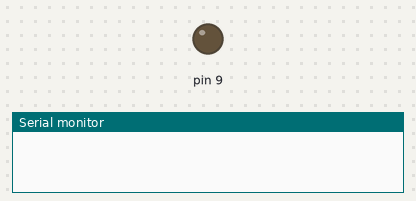
The sketch below on a simulated Arduino Uno, built with avr-gcc and run on an emulated ATmega328P. Parts: output pins drawn as LEDs (lit = HIGH), the last lines printed to the serial monitor.

Above: at 0.5 s.
At 2.5 s:
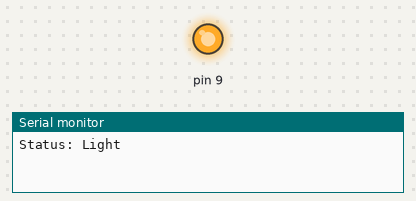
Timing chart, 0 to 5.2 s (numbered marks = the images above):
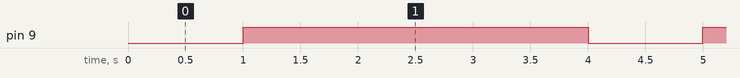

The sketch:

sketch_sep24a.ino
```cpp
// ประกาศตัวแปร lastHighTime และ lastLowTime เพื่อเก็บเวลาล่าสุดที่ไฟเป็นสถานะ HIGH และ LOW
unsigned long lastHighTime = 0;
unsigned long lastLowTime = 0;

// ฟังก์ชัน setup จะทำงานครั้งเดียวเมื่อเริ่มต้นโปรแกรม
void setup() {
  pinMode(9, OUTPUT); // ตั้งขา 9 ให้เป็น OUTPUT
  digitalWrite(9, LOW); // ตั้งขา 9 ให้เป็น LOW หรือปิดไฟ
  Serial.begin(9600); // เริ่มต้น Serial ที่ความเร็ว 9600 bps
}

// ฟังก์ชัน loop จะทำงานซ้ำ ๆ ตลอดเวลา
void loop() {
  unsigned long currentTime = millis(); // รับเวลาปัจจุบันในหน่วยมิลลิวินาที

  // ตรวจสอบสถานะปัจจุบันของขา 9 ว่าเป็น HIGH หรือไม่
  if (digitalRead(9) == HIGH) {
    // ถ้าเวลาปัจจุบัน - เวลาที่ไฟเป็นสถานะ HIGH ล่าสุด >= 3000 มิลลิวินาที
    if (currentTime - lastHighTime >= 3000) {
      digitalWrite(9, LOW); // ตั้งขา 9 ให้เป็น LOW หรือปิดไฟ
      Serial.println("Status: Dark"); // แสดงข้อความ "Status: Dark" ใน Serial Monitor
      lastLowTime = currentTime; // อัปเดตเวลาที่ไฟเป็นสถานะ LOW ล่าสุด
    }
  } else {
    // ถ้าเวลาปัจจุบัน - เวลาที่ไฟเป็นสถานะ LOW ล่าสุด >= 1000 มิลลิวินาที
    if (currentTime - lastLowTime >= 1000) {
      digitalWrite(9, HIGH); // ตั้งขา 9 ให้เป็น HIGH หรือเปิดไฟ
      Serial.println("Status: Light"); // แสดงข้อความ "Status: Light" ใน Serial Monitor
      lastHighTime = currentTime; // อัปเดตเวลาที่ไฟเป็นสถานะ HIGH ล่าสุด
    }
  }
}
```

Measured:
- by itself, pin 9: alternates HIGH for 3.0 s and LOW for 1.0 s
